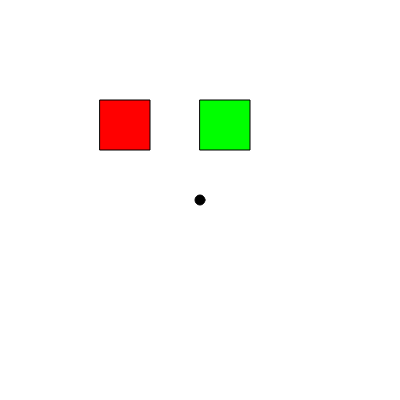
Frame 1 (no input)
Frame 60 (no input): identical to frame 1, image omitted
Frame 120 (the mouse pressed at the canvas centre since frame 60): identical to frame 1, image omitted

The p5.js sketch that drew this single still picture (run headless with seeded random() and noise() and a simulated clock; from frame 60 on, the mouse is pressed at the canvas centre):

// p5.js sketch
// ── sketch.js
var interfaceItems = [];

var locX = 200;
var locY = 200;
var curBack = 255;

function setup() {
  createCanvas(400, 400);

  interfaceItems.push(new interface(100, 100, 50, color(255, 0, 0)));

  interfaceItems.push(new interface(200, 100, 50, color(0, 255, 0)));
}



function draw() {
  background(curBack);
  fill(0);
  ellipse(locX, locY, 10, 10);


  interfaceItems[0].check();
  interfaceItems[0].display();
  interfaceItems[1].check();
  interfaceItems[1].display();

  if (interfaceItems[0].drag == true) {
    interfaceItems[0].x = mouseX;
    interfaceItems[0].y = mouseY;
  }

  if (interfaceItems[1].drag == true) {
    interfaceItems[1].x = mouseX;
    interfaceItems[1].y = mouseY;
  }

  if (interfaceItems[0].drag == false && interfaceItems[1].drag == false) {
    var loc0 = dist(locX, locY, interfaceItems[0].x, interfaceItems[0].y);
    if (loc0 < 10) {
      curBack = 200;
    }

    var loc1 = dist(locX, locY, interfaceItems[1].x, interfaceItems[1].y);
    if (loc1 < 10) {
      curBack = 100;
    }
  }
  //console.log(interfaceItems[0].check());
}

function mousePressed() {
  if (interfaceItems[0].check() == true) {
    if (interfaceItems[0].drag == false) {
      interfaceItems[0].drag = true;
    } else {
      interfaceItems[0].drag = false;
    }
  }

  if (interfaceItems[1].check() == true) {
    if (interfaceItems[1].drag == false) {
      interfaceItems[1].drag = true;
    } else {
      interfaceItems[1].drag = false;
    }
  }

}


function interface(tempX, tempY, tempBoxSize, tempColor) {
  this.x = tempX;
  this.y = tempY;
  this.boxSize = tempBoxSize;
  this.setFill = tempColor;
  this.overlay = false;
  this.drag = false;

  this.display = function() {
    fill(this.setFill);
    rect(this.x, this.y, this.boxSize, this.boxSize);

    if (this.overlay == true) {
      fill(127, 200);
      rect(this.x, this.y, this.boxSize, this.boxSize);
    }
  }

  this.check = function() {
    if (mouseX >= this.x && mouseX < (this.x + this.boxSize) && mouseY >= this.y && mouseY < (this.y + this.boxSize)) {
      this.overlay = true;
      return true;
    } else {
      this.overlay = false;
      return false;
    }
  }

}
